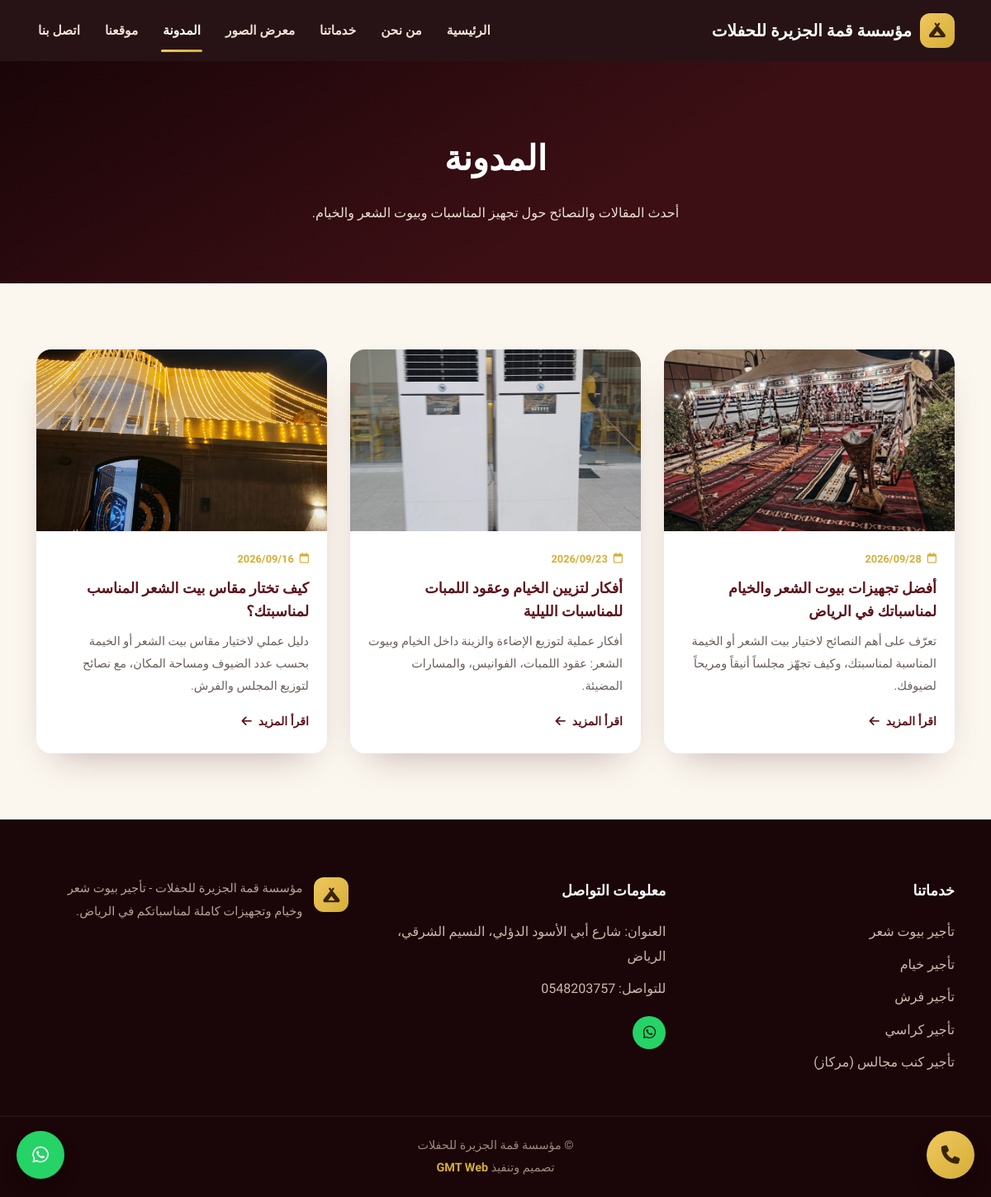
Screenshot of /blog.php with the database file from the repository.
### tables this page shows
CREATE TABLE IF NOT EXISTS `posts` (
  `id` int(11) NOT NULL AUTO_INCREMENT,
  `title` varchar(255) NOT NULL,
  `slug` varchar(255) NOT NULL,
  `excerpt` text DEFAULT NULL,
  `content` longtext DEFAULT NULL,
  `image` varchar(255) DEFAULT '',
  `status` enum('published','draft') DEFAULT 'published',
  `views` int(11) DEFAULT 0,
  `created_at` timestamp NOT NULL DEFAULT current_timestamp(),
  PRIMARY KEY (`id`),
  UNIQUE KEY `slug` (`slug`)
);

CREATE TABLE IF NOT EXISTS `services` (
  `id` int(11) NOT NULL AUTO_INCREMENT,
  `icon` varchar(100) DEFAULT 'fa-solid fa-star',
  `title` varchar(200) NOT NULL,
  `description` text DEFAULT NULL,
  `sort_order` int(11) DEFAULT 0,
  `is_active` tinyint(1) DEFAULT 1,
  PRIMARY KEY (`id`)
);

### config.php (called while the page is built, shortened)
<?php
if (!defined('SKIP_DB_CONNECT')) {
    try {
        $pdo = new PDO(
            'mysql:host=' . DB_HOST . ';dbname=' . DB_NAME . ';charset=utf8mb4',
            DB_USER,
            DB_PASS,
            [
                PDO::ATTR_ERRMODE            => PDO::ERRMODE_EXCEPTION,
                PDO::ATTR_DEFAULT_FETCH_MODE => PDO::FETCH_ASSOC,
                PDO::ATTR_EMULATE_PREPARES   => false,
            ]
        );
    } catch (PDOException $e) {
        die('<div style="font-family:Tahoma;padding:30px;text-align:center">
             تعذر الاتصال بقاعدة البيانات.<br>تأكد من بيانات الاتصال في ملف <b>config.php</b>
             </div>');
    }
}
function settings_all()
{
    global $pdo;
    static $cache = null;
    if ($cache === null) {
        $cache = [];
        foreach ($pdo->query("SELECT `key`, `value` FROM settings") as $row) {
            $cache[$row['key']] = $row['value'];
        }
    }
    return $cache;
}
function setting($key, $default = '')
{
    $all = settings_all();
    return (isset($all[$key]) && $all[$key] !== '') ? $all[$key] : $default;
}
function e($v)
{
    return htmlspecialchars((string)$v, ENT_QUOTES, 'UTF-8');
}

### blog.php (the view, shortened to what this page needs)
<?php
require_once __DIR__ . '/config.php';
$posts    = $pdo->query("SELECT * FROM posts WHERE status='published' ORDER BY created_at DESC")->fetchAll();
$services = $pdo->query("SELECT * FROM services WHERE is_active=1 ORDER BY sort_order ASC, id ASC")->fetchAll();
$phone    = setting('phone', '0548203757');
$whatsapp = preg_replace('/\D/', '', setting('whatsapp', '966548203757'));
$wa_link  = 'https://wa.me/' . $whatsapp;
?>
<!DOCTYPE html>
<html lang="ar" dir="rtl">
<head>
    <link rel="stylesheet" href="https://cdnjs.cloudflare.com/ajax/libs/font-awesome/6.5.2/css/all.min.css">
    <link rel="stylesheet" href="style.css">
    <link rel="stylesheet" href="blog.css">
</head>
<body>
    <header class="site-header">
        <div class="container header-inner">
            <a href="index.php" class="logo">
                <span class="logo-mark"><i class="fa-solid fa-campground"></i></span>
                <span class="logo-text"><?= e(setting('site_name')) ?></span>
            </a>
            <nav class="main-nav" id="mainNav">
                <a href="index.php">الرئيسية</a>
                <a href="index.php#about">من نحن</a>
                <a href="index.php#services">خدماتنا</a>
                <a href="index.php#gallery">معرض الصور</a>
                <a href="blog.php" class="active">المدونة</a>
                <a href="index.php#location">موقعنا</a>
                <a href="index.php#contact">اتصل بنا</a>
            </nav>
        </div>
    </header>
    <section class="page-hero">
        <div class="container">
            <h1>المدونة</h1>
            <p><?= e(setting('blog_sub')) ?></p>
        </div>
    </section>
    <section class="blog-home">
        <div class="container">
            <?php if ($posts): ?>
                <div class="blog-grid">
                    <?php foreach ($posts as $p): ?>
                    <article class="blog-card reveal in-view">
                        <a class="blog-thumb" href="post.php?slug=<?= urlencode($p['slug']) ?>">
                            <img src="<?= e($p['image'] ?: 'imgs/img1.jpeg') ?>" alt="<?= e($p['title']) ?>" loading="lazy">
                        </a>
                        <div class="blog-body">
                            <span class="blog-date">
                                <i class="fa-regular fa-calendar"></i>
                                <?= date('Y/m/d', strtotime($p['created_at'])) ?>
                            </span>
                            <h3><a href="post.php?slug=<?= urlencode($p['slug']) ?>"><?= e($p['title']) ?></a></h3>
                            <p><?= e($p['excerpt']) ?></p>
                            <a class="blog-more" href="post.php?slug=<?= urlencode($p['slug']) ?>">
                                اقرأ المزيد <i class="fa-solid fa-arrow-left"></i>
                            </a>
                        </div>
                    </article>
                    <?php endforeach; ?>
                </div>
            <?php else: ?>
                <p style="text-align:center;color:#6b5f5a">لا توجد مقالات منشورة حتى الآن.</p>
            <?php endif; ?>
        </div>
    </section>
    <footer class="site-footer">
        <div class="container footer-grid">
            <div>
                <h3>خدماتنا</h3>
                <ul>
                    <?php if ($services): ?>
                        <?php foreach (array_slice($services, 0, 5) as $s): ?>
                            <li><a href="index.php#services"><?= e($s['title']) ?></a></li>
                        <?php endforeach; ?>
                    <?php else: ?>
                        <li><a href="index.php#services">خدماتنا</a></li>
                    <?php endif; ?>
                </ul>
            </div>
            <div>
                <h3>معلومات التواصل</h3>
                <p>العنوان: <?= e(setting('address_short')) ?></p>
                <p>للتواصل: <a href="tel:<?= e($phone) ?>"><?= e($phone) ?></a></p>
                <a class="footer-social" href="<?= e($wa_link) ?>" target="_blank" rel="noopener" title="واتساب">
                    <i class="fa-brands fa-whatsapp"></i>
                </a>
            </div>
            <div class="footer-brand">
                <span class="logo-mark"><i class="fa-solid fa-campground"></i></span>
                <p><?= e(setting('footer_about')) ?></p>
            </div>
        </div>
        <div class="footer-bottom">
            <p><?= e(setting('copyright')) ?></p>
            <p class="designer-credit">
                تصميم وتنفيذ
                <a href="<?= e(setting('designer_link')) ?>" target="_blank" style="text-decoration: none;">
                    <span class="gmt-text" style="color: var(--gold); font-weight: bold;"><?= e(setting('designer_name')) ?></span>
                </a>
            </p>
        </div>
    </footer>
    <a href="<?= e($wa_link) ?>" target="_blank" rel="noopener" class="float-btn float-whatsapp" aria-label="واتساب">
        <i class="fa-brands fa-whatsapp"></i>
    </a>
    <a href="tel:<?= e($phone) ?>" class="float-btn float-call" aria-label="اتصال">
        <i class="fa-solid fa-phone"></i>
    </a>
</body>
</html>

### style.css (style rules this page uses)
:root { --ink:#1a0508; --maroon-deep:#3b0f14; --maroon:#5c141c; --gold:#d4af37; --gold-bright:#f0c75e; --cream:#fbf6ee; --grey:#6b5f5a; --whatsapp:#25d366; --white:#ffffff; --radius:18px; --container:1160px; --font:'Cairo','Tahoma',sans-serif; }
* { box-sizing:border-box;margin:0;padding:0; }
html { scroll-behavior:smooth; }
body { font-family:var(--font);ئ color:var(--ink); background:var(--cream); line-height:1.85; -webkit-font-smoothing:antialiased; }
img { max-width:100%;display:block; }
a { color:inherit;text-decoration:none; }
.container { max-width:var(--container);margin:0 auto;padding:0 24px; }
.reveal { opacity:0;transform:translateY(34px);transition:opacity .7s ease, transform .7s ease; }
.reveal.in-view { opacity:1;transform:translateY(0); }
.logo-mark { animation:floatY 3.4s ease-in-out infinite; }
.float-call { animation:pulseGlow 2.6s ease-in-out infinite; }
.site-header { position:sticky;top:0;z-index:50;background:rgba(26,5,8,.94);backdrop-filter:blur(6px); }
.header-inner { display:flex;align-items:center;justify-content:space-between;padding:16px 24px; }
.logo { display:flex;align-items:center;gap:10px; }
.logo-mark { width:42px;height:42px;border-radius:12px; background:linear-gradient(135deg,var(--gold-bright),var(--gold)); display:flex;align-items:center;justify-content:center;color:#3b2400;font-size:1.1rem;flex-shrink:0; }
.logo-text { color:#fff;font-weight:800;font-size:1.25rem; }
.main-nav { display:flex;gap:26px; }
.main-nav a { color:#f0e2d8;font-weight:600;font-size:.96rem;padding:6px 2px;position:relative; }
.main-nav a.active,.main-nav a:hover { color:#fff; }
.main-nav a.active::after { content:'';position:absolute;right:0;left:0;bottom:-6px;height:3px;border-radius:3px; background:linear-gradient(90deg,var(--gold-bright),var(--gold)); }
.site-footer { background:var(--ink);color:#cbb9ae;padding:70px 0 0; }
.footer-grid { display:grid;grid-template-columns:.9fr 1fr 1.1fr;gap:40px;padding-bottom:50px; }
.footer-grid h3 { color:#fff;font-size:1.1rem;margin-bottom:18px; }
.footer-grid ul { list-style:none;display:flex;flex-direction:column;gap:10px; }
.footer-grid p { margin-bottom:10px; }
.footer-social { display:inline-flex;width:40px;height:40px;border-radius:50%; background:var(--whatsapp);color:#06210f;align-items:center;justify-content:center;margin-top:8px;font-size:1.1rem; }
.footer-brand { display:flex;gap:14px;align-items:flex-start; }
.footer-brand p { color:#b6a297;font-size:.92rem; }
.footer-bottom { border-top:1px solid rgba(255,255,255,.08);text-align:center;padding:22px 0;font-size:.9rem;color:#9c8a80; }
.float-btn { position:fixed;bottom:22px;width:58px;height:58px;border-radius:50%; display:flex;align-items:center;justify-content:center;color:#fff;font-size:1.4rem;z-index:60; box-shadow:0 12px 26px -8px rgba(0,0,0,.45); }
.float-whatsapp { left:20px;background:var(--whatsapp); }
.float-call { right:20px;background:linear-gradient(135deg,var(--gold-bright),var(--gold));color:#3b2400; }

### blog.css (style rules this page uses)
.page-hero { background:linear-gradient(150deg,var(--ink,#1a0508),var(--maroon-deep,#3b0f14) 60%); color:#fff;text-align:center;padding:80px 0 70px;position:relative; }
.page-hero h1 { font-size:clamp(1.8rem,4vw,2.6rem);font-weight:800;margin-bottom:12px;color:#fff; }
.page-hero p { color:#eadfd4;max-width:620px;margin:0 auto; }
.blog-home { padding:80px 0; }
.blog-grid { display:grid;grid-template-columns:repeat(auto-fit,minmax(290px,1fr));gap:28px; }
.blog-card { background:#fff;border-radius:18px;overflow:hidden; box-shadow:0 20px 44px -24px rgba(59,15,20,.38); display:flex;flex-direction:column; transition:transform .3s ease, box-shadow .3s ease; }
.blog-thumb { display:block;overflow:hidden; }
.blog-thumb img { width:100%;aspect-ratio:16/10;object-fit:cover;transition:transform .45s ease; }
.blog-body { padding:22px 22px 26px;display:flex;flex-direction:column;flex:1; }
.blog-date { display:inline-flex;align-items:center;gap:7px;font-size:.8rem;font-weight:700; color:var(--gold,#d4af37);margin-bottom:10px; }
.blog-body h3 { font-size:1.1rem;font-weight:800;color:var(--maroon,#5c141c);margin-bottom:10px;line-height:1.6; }
.blog-body p { color:var(--grey,#6b5f5a);font-size:.9rem;margin-bottom:16px;flex:1; }
.blog-more { align-self:flex-start;font-weight:700;font-size:.88rem;color:var(--maroon,#5c141c); display:inline-flex;align-items:center;gap:8px;transition:gap .2s ease,color .2s ease; }

### rows the page displays
posts: image (picture), created_at "2026/09/28", title "أفضل تجهيزات بيوت الشعر والخيام لمناسباتك في الرياض", excerpt "تعرّف على أهم النصائح لاختيار بيت الشعر أو الخيمة المناسبة لمناسبتك، وكيف تجهّز مجلساً أنيقاً ومريحاً لضيوفك."
posts: image (picture), created_at "2026/09/23", title "أفكار لتزيين الخيام وعقود اللمبات للمناسبات الليلية", excerpt "أفكار عملية لتوزيع الإضاءة والزينة داخل الخيام وبيوت الشعر: عقود اللمبات، الفوانيس، والمسارات المضيئة."
posts: image (picture), created_at "2026/09/16", title "كيف تختار مقاس بيت الشعر المناسب لمناسبتك؟", excerpt "دليل عملي لاختيار مقاس بيت الشعر أو الخيمة بحسب عدد الضيوف ومساحة المكان، مع نصائح لتوزيع المجلس والفرش."
services: title "تأجير بيوت شعر"
services: title "تأجير خيام"
services: title "تأجير فرش"
services: title "تأجير كراسي"
services: title "تأجير كنب مجالس (مركاز)"

### other values shown
setting('site_name') "مؤسسة قمة الجزيرة للحفلات"
setting('blog_sub') "أحدث المقالات والنصائح حول تجهيز المناسبات وبيوت الشعر والخيام."
setting('address_short') "شارع أبي الأسود الدؤلي، النسيم الشرقي، الرياض"
$phone "0548203757"
setting('footer_about') "مؤسسة قمة الجزيرة للحفلات - تأجير بيوت شعر وخيام وتجهيزات كاملة لمناسباتكم في الرياض."
setting('copyright') "© مؤسسة قمة الجزيرة للحفلات"
setting('designer_name') "GMT Web"
